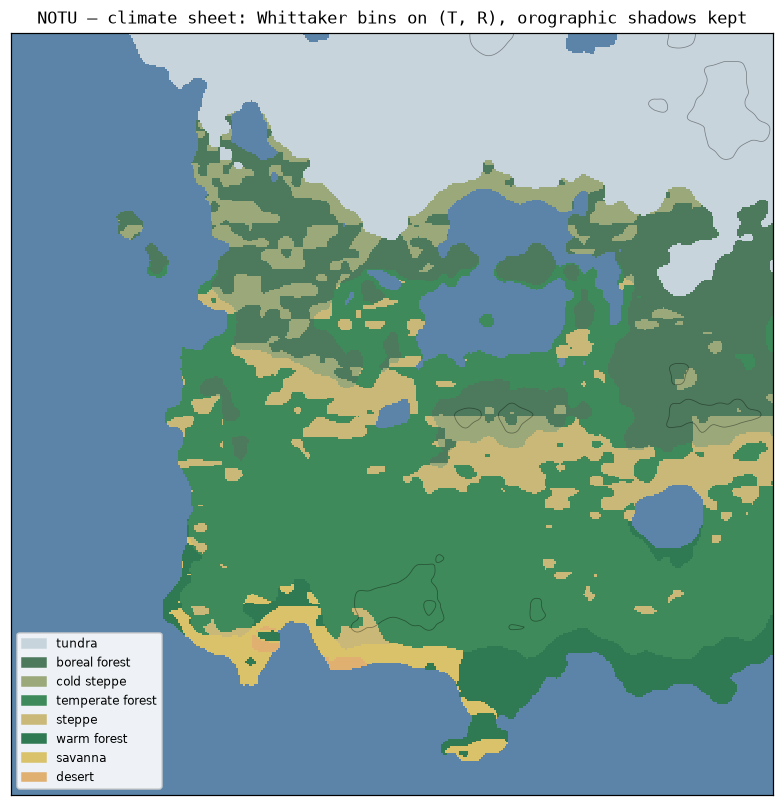

The script that saved this image:
"""climate.py — fourth cartographic genre: the climate sheet.

continent.py drew politics, contour.py drew the land itself;
this sheet draws the sky above it. Two derived fields:

  T(y, elev) = T_equator + lat_lapse*(1-y) - lapse*elev_km
      — warm south coast, cold north highlands
  R = moisture field + orographic bonus on south-facing
      rises (rain shadow on their north sides)

Zones are Whittaker-lite bins on (T, R): tundra, boreal
forest, cold steppe, temperate forest, steppe, warm
forest, savanna, desert, sea. Same seed-7 terrain recipe
as the political map — a third reading of the same
continent-family (see history c5/и9: 'seed 7' is a figure
of speech, the rng is unseeded — family, not tile).
"""

import os
import sys
import numpy as np
import matplotlib
matplotlib.use('Agg')
import matplotlib.pyplot as plt
from matplotlib.colors import ListedColormap, BoundaryNorm
from matplotlib.patches import Patch

sys.path.insert(0, os.path.dirname(os.path.abspath(__file__)))
from continent import continent, moisture        # noqa: E402

N, SEA = 420, 0.30

ZONES = [
    ('sea', '#5b84a8'),
    ('tundra', '#c8d4dc'),
    ('boreal forest', '#4d7a5c'),
    ('cold steppe', '#9aa87a'),
    ('temperate forest', '#3e8a5a'),
    ('steppe', '#c9b877'),
    ('warm forest', '#2f7a52'),
    ('savanna', '#d9c26a'),
    ('desert', '#e0b070'),
]
ZID = {name: i for i, (name, _) in enumerate(ZONES)}


def climate_fields(n):
    h = continent(n)
    elev = np.clip((h - SEA) / (1 - SEA), 0, 1) * 2500   # meters
    y = np.mgrid[0:n, 0:n][0] / n
    T = 27.0 - 30.0 * (1 - y) - 0.0065 * elev            # °C
    # orographic: south-facing rise gets wetter, north lee drier
    dh_dy = np.gradient(elev, axis=0)
    oro = np.clip(dh_dy / 40.0, -0.25, 0.35)
    R = np.clip(moisture(n) + oro, 0, 1)
    return elev, T, R


def zone_of(T, R, sea):
    z = np.select(
        [sea, T < 0, T < 6, T < 16, True],
        [ZID['sea'],
         ZID['tundra'],
         np.where(R < 0.35, ZID['cold steppe'],
                  ZID['boreal forest']),
         np.where(R < 0.35, ZID['steppe'],
                  ZID['temperate forest']),
         np.select([R < 0.22, R < 0.45],
                   [ZID['desert'], ZID['savanna']],
                   ZID['warm forest'])])
    return z


def main():
    elev, T, R = climate_fields(N)
    sea = elev <= 0
    z = zone_of(T, R, sea)
    fig, ax = plt.subplots(figsize=(10, 9))
    cmap = ListedColormap([c for _, c in ZONES])
    norm = BoundaryNorm(np.arange(len(ZONES) + 1) - 0.5, cmap.N)
    ax.imshow(z, cmap=cmap, norm=norm, interpolation='nearest')
    ax.contour(elev, levels=[1500, 2200], colors='#00000066',
               linewidths=0.5)
    ax.set_xticks([]); ax.set_yticks([])
    ax.set_title('NOTU — climate sheet: Whittaker bins on '
                 '(T, R), orographic shadows kept',
                 fontfamily='monospace', fontsize=11)
    handles = [Patch(color=c, label=n) for n, c in ZONES[1:]]
    ax.legend(handles=handles, loc='lower left', fontsize=8,
              framealpha=0.9)
    # report the zone census — a climate claim must carry numbers
    land = ~sea
    counts = {name: int(((z == ZID[name]) & land).sum())
              for name, _ in ZONES[1:]}
    total = land.sum()
    print('zone census (% of land):')
    for name, k in sorted(counts.items(), key=lambda kv: -kv[1]):
        print(f'  {name:>18}: {100 * k / total:5.1f}%')
    out = os.path.join(os.path.dirname(__file__), 'climate.png')
    fig.savefig(out, dpi=110, bbox_inches='tight')
    print('saved', out)


if __name__ == '__main__':
    main()
